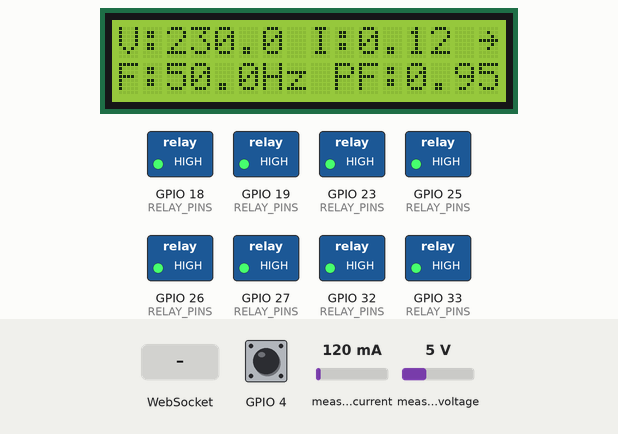
The program below on a simulated ESP32. Shown: 16×2 character LCD, switched loads named in the program (green lamp = pin HIGH). Inputs (shaded band) come from the test bench; at power-on: GPIO 4 HIGH, measured current 120 mA, measured voltage 5 V. WiFi joins after 1.5 s; servers stay silent unless stated; the local clock reads 2024-03-15 10:24:30 at power-on unless the program sets it; EEPROM starts erased; what the program prints to the serial monitor is not drawn.

Above: at 2.9 s.
3.0 s: WebSocket text "settings:init" received
At 4.3 s:
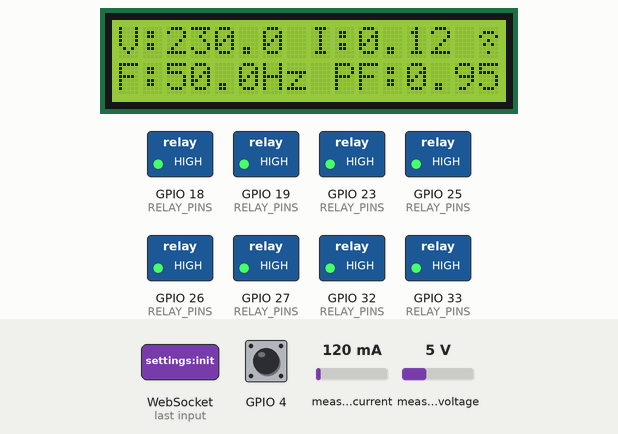
6.0 s: GPIO 4 pulled LOW for 1 s
At 7.6 s:
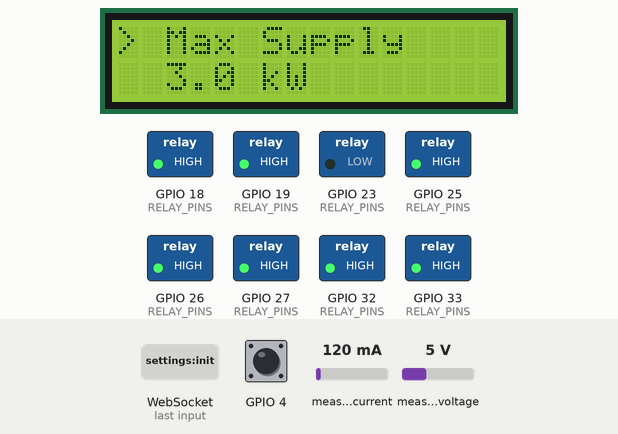
10.0 s: GPIO 4 pulled LOW for 0.15 s
At 10.6 s:
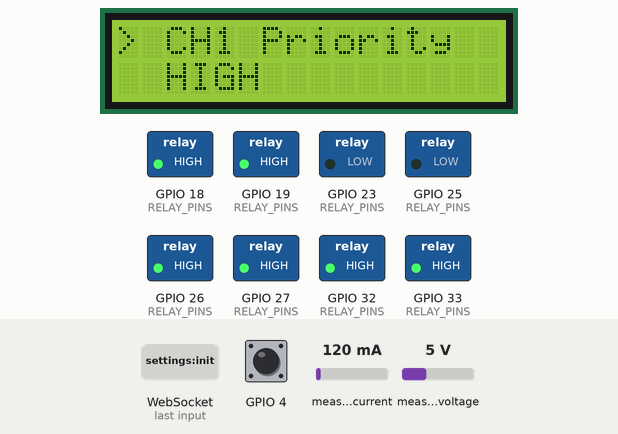
13.1 s: GPIO 4 pulled LOW for 3.2 s
At 15.0 s:
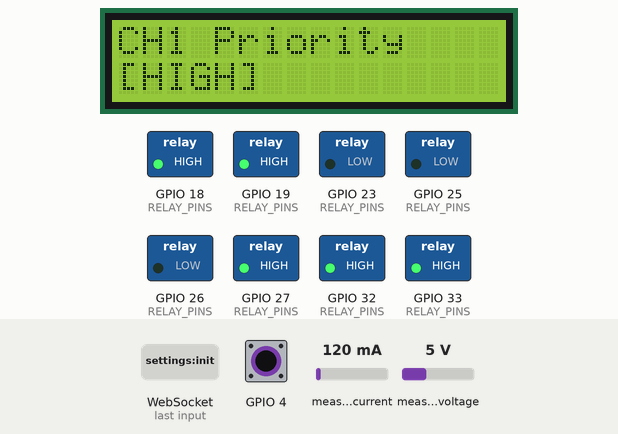
19.2 s: GPIO 4 pulled LOW for 0.15 s
At 20.7 s:
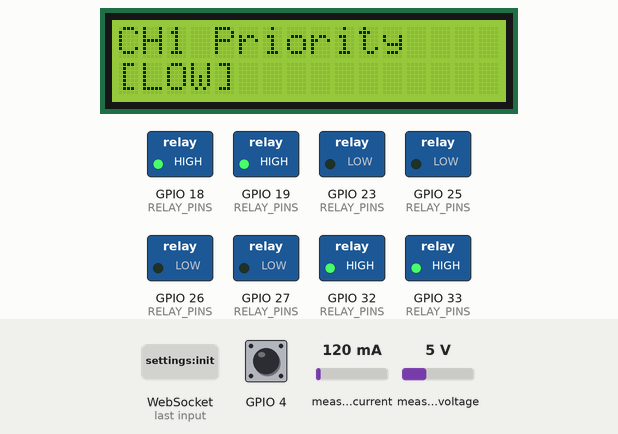
22.3 s: GPIO 4 pulled LOW for 1 s
At 23.6 s:
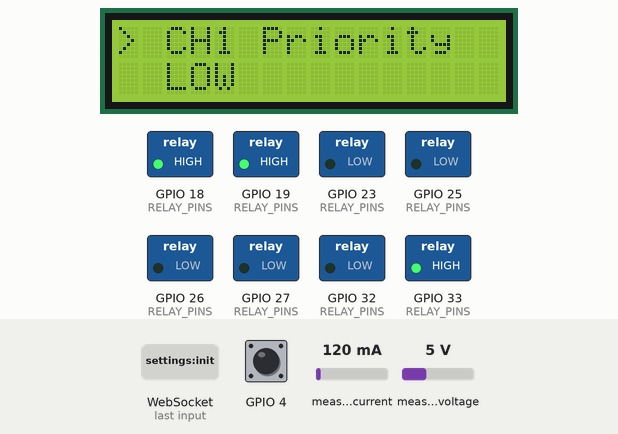
Timing chart, 0 to 35.3 s (numbered marks = the images above; inputs shaded):
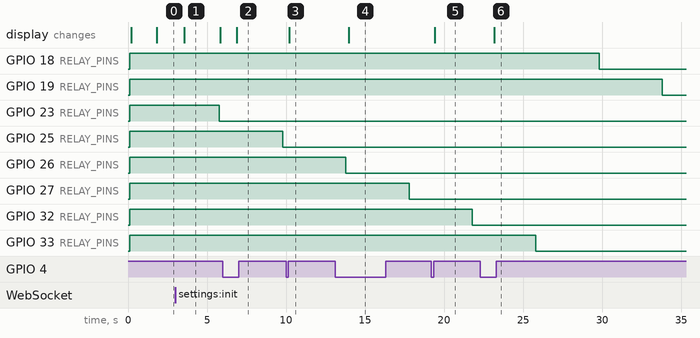

The program:

main.cpp
```cpp
#include <Arduino.h>
#include "config.h"
#include "types.h"
#include "settings.h"
#include "metering.h"
#include "load_manager.h"
#include "ui.h"
#include "telemetry.h"
#include "sync.h"

static Snapshot g_snap;
static Metrics  g_metrics;
static uint32_t g_lastMeter = 0;

// Cheap (no I/O): rebuilt every loop so the LCD reflects menu edits immediately.
static void buildSnapshot() {
  const settings::Data& s = settings::get();
  const float maxW = (float)s.maxSupplyW;

  g_snap.m = g_metrics;
  g_snap.maxSupplyW = s.maxSupplyW;
  g_snap.loadPct = (g_metrics.valid && maxW > 0) ? (g_metrics.power / maxW * 100.0f) : 0.0f;
  g_snap.state = loadmgr::state();
  g_snap.configVersion = s.configVersion;
  loadmgr::fillChannels(g_snap.ch, s);

  bool shedding = false;
  for (uint8_t i = 0; i < cfg::NUM_CHANNELS; ++i) shedding = shedding || g_snap.ch[i].shed;
  g_snap.sheddingActive = shedding;
  g_snap.uptimeS = millis() / 1000;
}

void setup() {
  Serial.begin(115200);
  delay(100);
  Serial.printf("\n[BOOT] Smart Load Shedding & Energy Management v%s (%s)\n", FW_VERSION, DEVICE_ID);

  loadmgr::begin();      // first: drive all relays to a known OFF state
  settings::begin();
  metering::begin();
  ui::begin();
  telemetry::begin();
  buildSnapshot();
}

void loop() {
  const uint32_t now = millis();

  if (now - g_lastMeter >= cfg::METER_INTERVAL_MS) {
    g_lastMeter = now;
    g_metrics = metering::read();
    loadmgr::update(g_metrics, settings::get());
    buildSnapshot();
    telemetry::publish(g_snap);

    Serial.printf("[MET] %.1fV %.2fA %.1fW %.3fkWh | %s\n", g_metrics.voltage, g_metrics.current,
                  g_metrics.power, g_metrics.energy, supplyStateLcd(g_snap.state));
  }

  cloudsync::update();
  buildSnapshot();
  ui::update(g_snap);
  delay(5);
}
```

types.h
```cpp
#pragma once
#include <Arduino.h>
#include <time.h>
#include "config.h"

// NOTE: Arduino defines LOW/HIGH as macros, hence Low/Medium/High (case sensitive).
enum class Priority : uint8_t { Low = 0, Medium = 1, High = 2 };

inline const char* priorityName(Priority p) {       // also the wire format ("LOW"/"MEDIUM"/"HIGH")
  switch (p) {
    case Priority::Low:    return "LOW";
    case Priority::Medium: return "MEDIUM";
    default:               return "HIGH";
  }
}
inline const char* priorityShort(Priority p) {
  switch (p) {
    case Priority::Low:    return "LO";
    case Priority::Medium: return "ME";
    default:               return "HI";
  }
}

struct Metrics {
  float voltage = 0, current = 0, power = 0, energy = 0, frequency = 0, pf = 0;
  bool valid = false;
};

enum class SupplyState : uint8_t { Normal, Overload, Undervolt, SensorFault };

inline const char* supplyStateLcd(SupplyState s) {
  switch (s) {
    case SupplyState::Normal:      return "NORMAL";
    case SupplyState::Overload:    return "OVERLOAD";
    case SupplyState::Undervolt:   return "LOW VOLT";
    default:                       return "NO METER";
  }
}

// Rollover-safe "has time t been reached" check.
inline bool reached(uint32_t now, uint32_t t) { return (int32_t)(now - t) >= 0; }

// Local minutes since midnight, or -1 until NTP has set the clock.
inline int minutesOfDayLocal() {
  const time_t t = time(nullptr);
  if (t < 1700000000) return -1;
  struct tm tmv;
  localtime_r(&t, &tmv);
  return tmv.tm_hour * 60 + tmv.tm_min;
}

// Inclusive window [start, end] in minutes; wraps past midnight; start == end means "all day".
inline bool inWindow(int now, uint16_t start, uint16_t end) {
  if (start == end) return true;
  if (start < end)  return now >= start && now <= end;
  return now >= start || now <= end;
}

struct ChannelInfo {
  Priority prio;
  bool     on;
  bool     shed;     // true if switched off by the load-shedding logic
  uint16_t estW;     // learned load size
  bool     known;    // estW is a measured value
};

struct Snapshot {
  Metrics     m;
  uint32_t    maxSupplyW = cfg::DEFAULT_SUPPLY_W;
  float       loadPct = 0;
  SupplyState state = SupplyState::Normal;
  bool        sheddingActive = false;     // at least one channel is currently shed
  uint32_t    configVersion = 0;          // last settings version applied (sent as ackedConfigVersion)
  ChannelInfo ch[cfg::NUM_CHANNELS];
  uint32_t    uptimeS = 0;
};
```

load_manager.cpp
```cpp
#include "load_manager.h"

// Channel model
//   wanted(i) = what the user/schedule/peak policy allows (from the web app or local defaults):
//     manualOverride         -> exactly targetState
//     targetState == false   -> OFF
//     schedule enabled       -> ON only inside the window
//     peak hours enabled     -> LOW priority channels OFF inside the peak window
//   Channels that are ON but not wanted are switched OFF (not counted as "shed").
//
// Automatic shedding (when autoSheddingEnabled)
//   * "Critical" channels (HIGH priority or manualOverride) are never shed and always energised.
//   * Confirmed overload (P > max supply) or low voltage: shed ONE wanted, non-critical load, lowest
//     priority first (ties: highest channel number first), then wait SETTLE_MS and re-evaluate.
//   * Restore strictly by priority once the supply has been stable for RESTORE_DELAY_MS and the
//     learned size of the load fits under RESTORE_MARGIN x max supply.
//   * The PZEM only measures the total, so each channel's size is learned from the power step
//     observed when it is switched ON or OFF.
// With autoSheddingEnabled == false the relays simply follow wanted().

namespace loadmgr {
namespace {

constexpr int N = cfg::NUM_CHANNELS;

struct Ch {
  bool on = false;
  bool shed = false;
  uint16_t estW = 0;
  bool known = false;
};

struct Pending {            // a relay change whose power step is being measured
  bool active = false;
  uint8_t ch = 0;
  bool turnOn = false;
  float prePower = 0;
  uint32_t at = 0;
};

Ch          g_ch[N];
Pending     g_pend;
SupplyState g_state = SupplyState::Normal;
bool        g_uv = false;
bool        g_overTimer = false, g_uvTimer = false;
uint32_t    g_overSince = 0, g_uvSince = 0, g_restoreAllowedAt = 0;
Event       g_event;

inline void relayWrite(uint8_t i, bool on) {
  const bool high = cfg::RELAY_ACTIVE_LOW ? !on : on;
  digitalWrite(cfg::RELAY_PINS[i], high ? HIGH : LOW);
}

void postEvent(const char* title, uint8_t ch, Priority p, bool on) {
  g_event.id++;
  snprintf(g_event.line1, sizeof g_event.line1, "%s", title);
  snprintf(g_event.line2, sizeof g_event.line2, "CH%u (%s) %s", ch + 1, priorityName(p), on ? "ON" : "OFF");
  Serial.printf("[LOAD] %s | %s\n", g_event.line1, g_event.line2);
}

void switchChannel(int i, bool on, float prePower, Priority p, const char* title, bool shed) {
  relayWrite(i, on);
  g_ch[i].on = on;
  g_ch[i].shed = shed;
  g_pend.active = true;
  g_pend.ch = i;
  g_pend.turnOn = on;
  g_pend.prePower = prePower;
  g_pend.at = millis();
  g_overTimer = false;
  postEvent(title, i, p, on);
}

void finishLearning(float powerNow) {
  float delta = g_pend.turnOn ? (powerNow - g_pend.prePower) : (g_pend.prePower - powerNow);
  g_pend.active = false;
  if (delta < cfg::MIN_LEARN_W) return;
  uint16_t d = delta > 65000.0f ? 65000 : (uint16_t)delta;
  Ch& c = g_ch[g_pend.ch];
  c.estW = c.known ? (uint16_t)((c.estW + d) / 2) : d;   // smooth repeated measurements
  c.known = true;
  Serial.printf("[LOAD] CH%u size ~%uW\n", g_pend.ch + 1, c.estW);
}

inline bool critical(const settings::Data& s, int i) {
  return s.relay[i].prio == Priority::High || s.relay[i].manualOverride;
}

bool wanted(const settings::Data& s, int i, int minutes) {
  const settings::RelayCfg& r = s.relay[i];
  if (r.manualOverride) return r.targetState;
  if (!r.targetState) return false;
  if (minutes >= 0) {                                   // schedules/peak only apply once the clock is set
    if (r.scheduleEnabled && !inWindow(minutes, r.schedStartMin, r.schedEndMin)) return false;
    if (s.peakEnabled && r.prio == Priority::Low && inWindow(minutes, s.peakStartMin, s.peakEndMin)) return false;
  }
  return true;
}

// Lowest priority first; ties -> highest channel number. Critical channels are never returned.
int pickShed(const settings::Data& s) {
  int best = -1;
  for (int i = N - 1; i >= 0; --i) {
    if (!g_ch[i].on || critical(s, i)) continue;
    if (best < 0 || s.relay[i].prio < s.relay[best].prio) best = i;
  }
  return best;
}

// Highest priority first; ties -> lowest channel number. Only channels that are wanted.
int pickRestore(const settings::Data& s, const bool* want, bool criticalOnly) {
  int best = -1;
  for (int i = 0; i < N; ++i) {
    if (g_ch[i].on || !want[i]) continue;
    if (criticalOnly && !critical(s, i)) continue;
    if (best < 0 || s.relay[i].prio > s.relay[best].prio) best = i;
  }
  return best;
}

}  // namespace

void begin() {
  for (uint8_t i = 0; i < N; ++i) {
    relayWrite(i, false);                        // set level first...
    pinMode(cfg::RELAY_PINS[i], OUTPUT);         // ...then enable output (avoids a relay glitch)
    g_ch[i] = Ch();
  }
  g_restoreAllowedAt = millis() + cfg::BOOT_DELAY_MS;
}

void update(const Metrics& m, const settings::Data& s) {
  const uint32_t now = millis();
  const int minutes = minutesOfDayLocal();

  bool want[N];
  for (int i = 0; i < N; ++i) {
    want[i] = wanted(s, i, minutes);
    if (!g_ch[i].on && !want[i]) g_ch[i].shed = false;   // off by choice, not shed
  }

  // ---- 1. Policy: switch off anything that is on but no longer wanted (one per tick) ----
  for (int i = 0; i < N; ++i) {
    if (g_ch[i].on && !want[i]) {
      switchChannel(i, false, m.power, s.relay[i].prio, "RELAY OFF", false);
      return;
    }
  }

  // ---- 2. Sensor fault: never shed blind, but keep critical wanted loads powered ----
  if (!m.valid) {
    g_state = SupplyState::SensorFault;
    g_pend.active = false;
    g_overTimer = g_uvTimer = false;
    if (reached(now, g_restoreAllowedAt)) {
      int h = pickRestore(s, want, true);
      if (h >= 0) switchChannel(h, true, 0, s.relay[h].prio, "RELAY ON", false);
    }
    return;
  }

  const float maxW = (float)s.maxSupplyW;
  const bool severe = m.power > maxW * cfg::SEVERE_OVERLOAD_FACTOR;

  // ---- 3. Wait for a relay change to settle, then learn that channel's size ----
  if (g_pend.active) {
    if (severe)                                   g_pend.active = false;   // too dangerous to wait
    else if (!reached(now, g_pend.at + cfg::SETTLE_MS)) return;
    else                                          finishLearning(m.power);
  }

  // ---- 4. Low voltage (supply sag) with hysteresis; cutoff 0 disables it ----
  const bool  uvEnabled = s.lowVoltageCutoff > 0;
  const float uvTrip    = (float)s.lowVoltageCutoff;
  const float uvClear   = uvTrip + cfg::UNDERVOLT_HYST_V;
  const bool  uvLow     = uvEnabled && m.voltage > cfg::MAINS_PRESENT_V && m.voltage < uvTrip;
  if (uvLow) {
    if (!g_uvTimer) { g_uvTimer = true; g_uvSince = now; }
    if (reached(now, g_uvSince + cfg::UNDERVOLT_CONFIRM_MS)) g_uv = true;
  } else {
    g_uvTimer = false;
    if (!uvEnabled || m.voltage >= uvClear || m.voltage <= cfg::MAINS_PRESENT_V) g_uv = false;
  }

  // ---- 5. Overload with confirmation timer ----
  const bool over = m.power > maxW;
  bool overConfirmed = false;
  if (over) {
    if (!g_overTimer) { g_overTimer = true; g_overSince = now; }
    overConfirmed = severe || reached(now, g_overSince + cfg::OVERLOAD_CONFIRM_MS);
  } else {
    g_overTimer = false;
  }

  const bool stressed = overConfirmed || g_uv;
  g_state = overConfirmed ? SupplyState::Overload : (g_uv ? SupplyState::Undervolt : SupplyState::Normal);

  // ---- 6a. Automatic shedding disabled: relays just follow the wanted state ----
  if (!s.autoShedding) {
    int idx = pickRestore(s, want, false);
    if (idx >= 0) switchChannel(idx, true, m.power, s.relay[idx].prio, "RELAY ON", false);
    return;
  }

  // ---- 6b. Shed ----
  if (stressed) {
    g_restoreAllowedAt = now + cfg::RESTORE_DELAY_MS;
    int idx = pickShed(s);
    if (idx >= 0) { switchChannel(idx, false, m.power, s.relay[idx].prio, "LOAD SHED", true); return; }
    // Nothing left to shed: still make sure critical loads are on.
    int h = pickRestore(s, want, true);
    if (h >= 0) switchChannel(h, true, m.power, s.relay[h].prio, "LOAD RESTORED", false);
    return;
  }

  if (over) return;                                   // short spike: no restore yet
  if (!reached(now, g_restoreAllowedAt)) return;

  // ---- 6c. Restore (strict priority order) ----
  int idx = pickRestore(s, want, false);
  if (idx < 0) return;
  if (!critical(s, idx)) {
    const float need = g_ch[idx].known ? g_ch[idx].estW : cfg::UNKNOWN_LOAD_W;
    if (m.power + need > maxW * cfg::RESTORE_MARGIN) return;
  }
  switchChannel(idx, true, m.power, s.relay[idx].prio, "LOAD RESTORED", false);
}

SupplyState state() { return g_state; }

void fillChannels(ChannelInfo* out, const settings::Data& s) {
  for (int i = 0; i < N; ++i) {
    out[i].prio  = s.relay[i].prio;
    out[i].on    = g_ch[i].on;
    out[i].shed  = g_ch[i].shed;
    out[i].estW  = g_ch[i].estW;
    out[i].known = g_ch[i].known;
  }
}

const Event& lastEvent() { return g_event; }

}  // namespace loadmgr
```

load_manager.h
```cpp
#pragma once
#include "types.h"
#include "settings.h"

namespace loadmgr {

struct Event {                 // last relay action, for the LCD banner
  uint32_t id = 0;
  char line1[17] = {0};
  char line2[17] = {0};
};

void begin();                                              // forces all relays OFF
void update(const Metrics& m, const settings::Data& s);    // call once per metering tick
SupplyState state();
void fillChannels(ChannelInfo* out, const settings::Data& s);
const Event& lastEvent();

}  // namespace loadmgr
```

metering.cpp
```cpp
#include "metering.h"
#include <PZEM004Tv30.h>

namespace metering {
namespace {
PZEM004Tv30 pzem(Serial2, cfg::PZEM_RX_PIN, cfg::PZEM_TX_PIN);
constexpr uint8_t MAX_CONSECUTIVE_FAILS = 3;

inline float nz(float v) { return isnan(v) ? 0.0f : v; }
}

void begin() {
  Serial.println("[PZEM] UART2 ready");
}

Metrics read() {
  static Metrics last;            // last good reading (valid=false until first success)
  static uint8_t fails = 0;

  float v = pzem.voltage();
  if (isnan(v)) {
    if (fails < 255) ++fails;
    if (fails >= MAX_CONSECUTIVE_FAILS) last.valid = false;
    return last;
  }
  fails = 0;

  Metrics m;
  m.voltage   = v;
  m.current   = nz(pzem.current());
  m.power     = nz(pzem.power());
  m.energy    = nz(pzem.energy());       // kWh
  m.frequency = nz(pzem.frequency());
  m.pf        = nz(pzem.pf());
  m.valid     = true;
  last = m;
  return m;
}

bool resetEnergy() { return pzem.resetEnergy(); }

}  // namespace metering
```

metering.h
```cpp
#pragma once
#include "types.h"

namespace metering {

void begin();
Metrics read();          // call about once per second; tolerates a few failed reads
bool resetEnergy();      // clears the PZEM's internal kWh counter

}  // namespace metering
```

sync.cpp
```cpp
#include "sync.h"
#include <ArduinoJson.h>
#include "types.h"
#include "settings.h"
#include "telemetry.h"

namespace cloudsync {
namespace {

bool     haveSent = false, wasUp = false;
uint32_t lastSentAt = 0, sentRev = 0;

void sendAck(uint32_t version) {
  JsonDocument doc;
  doc["type"] = "ack";
  doc["configVersion"] = version;
  String out;
  serializeJson(doc, out);
  telemetry::sendText(out);
  Serial.printf("[SYNC] ack v%u\n", (unsigned)version);
}

void sendLocalUpdate(uint32_t now) {
  const settings::Data& s = settings::get();

  JsonDocument doc;
  doc["type"] = "settings_update";
  doc["maxSupplyLimitWatts"] = s.maxSupplyW;
  doc["lowVoltageCutoff"] = s.lowVoltageCutoff;
  doc["autoSheddingEnabled"] = s.autoShedding;
  JsonArray pr = doc["priorities"].to<JsonArray>();
  for (uint8_t i = 0; i < cfg::NUM_CHANNELS; ++i) pr.add(priorityName(s.relay[i].prio));

  String out;
  serializeJson(doc, out);
  if (telemetry::sendText(out)) {
    lastSentAt = now;
    sentRev = settings::localRev();
    haveSent = true;
    Serial.println("[SYNC] settings_update sent");
  }
}

// settings:init, settings:updated and telemetry:ack all carry the authoritative settings payload.
void onSettingsPayload(JsonObjectConst p) {
  const settings::Data& cur = settings::get();
  const uint32_t ver = p["configVersion"] | 0u;
  const bool syncRequired = p["syncRequired"] | false;

  if (cur.localDirty) return;                          // our own edit is still on its way; it wins
  if (!syncRequired && ver == cur.configVersion) return;   // nothing new

  settings::applyRemote(p, ver);
  Serial.printf("[SYNC] applied v%u (syncRequired=%d)\n", (unsigned)ver, (int)syncRequired);
  sendAck(ver);
}

void onMessage(const String& msg) {
  JsonDocument doc;
  if (deserializeJson(doc, msg)) {
    Serial.println("[SYNC] bad JSON from server");
    return;
  }
  const char* type = doc["type"] | "";

  if (!strcmp(type, "settings:init") || !strcmp(type, "settings:updated") || !strcmp(type, "telemetry:ack")) {
    JsonObjectConst p = doc["payload"].as<JsonObjectConst>();
    if (!p.isNull()) onSettingsPayload(p);
  } else if (!strcmp(type, "settings:synced")) {
    // The server stored our local edit. Adopt its version; the payload is just our own values echoed.
    const uint32_t ver = doc["payload"]["configVersion"] | 0u;
    if (haveSent) settings::markSynced(ver, sentRev);
    Serial.printf("[SYNC] synced v%u\n", (unsigned)ver);
  }
  // "ack:ok" needs no action.
}

}  // namespace

void update() {
  const uint32_t now = millis();

  String msg;
  while (telemetry::pollInbound(msg)) onMessage(msg);

  const bool up = telemetry::cloudConnected();
  if (up && settings::get().localDirty) {
    const bool newEdit = !haveSent || settings::localRev() != sentRev;
    const bool justConnected = !wasUp;
    if (newEdit || justConnected || (now - lastSentAt) >= cfg::LOCAL_SYNC_RETRY_MS) sendLocalUpdate(now);
  }
  wasUp = up;
}

}  // namespace cloudsync
```

sync.h
```cpp
#pragma once

namespace cloudsync {

// Main-loop side of the settings protocol (all settings changes happen in this task):
//   server -> device : settings:init / settings:updated / telemetry:ack(syncRequired) -> apply + {"type":"ack"}
//                      settings:synced -> adopt the new configVersion after a local edit
//   device -> server : settings_update after a local button/menu edit (retried until settings:synced)
void update();   // call every loop()

}  // namespace cloudsync
```

Source omitted: telemetry.cpp (8315 bytes), telemetry.h (1491 bytes), ui.cpp (12011 bytes), ui.h (181 bytes), config.h (4069 bytes), settings.cpp (5638 bytes), settings.h (1466 bytes)

Measured:
- after the input at 3.0 s, the display: changes after 0.55 s (image 1)
- after the input at 6.0 s, the display: changes after 0.87 s (image 2)
- after the input at 10.0 s, the display: changes after 0.22 s (image 3)
- after the input at 13.1 s, the display: changes after 0.86 s (image 4)
- after the input at 19.2 s, the display: changes after 0.20 s (image 5)
- after the input at 22.3 s, the display: changes after 0.87 s (image 6)
- what the display in image 1 shows lasts 2.3 s, from 3.5 s to 5.8 s
